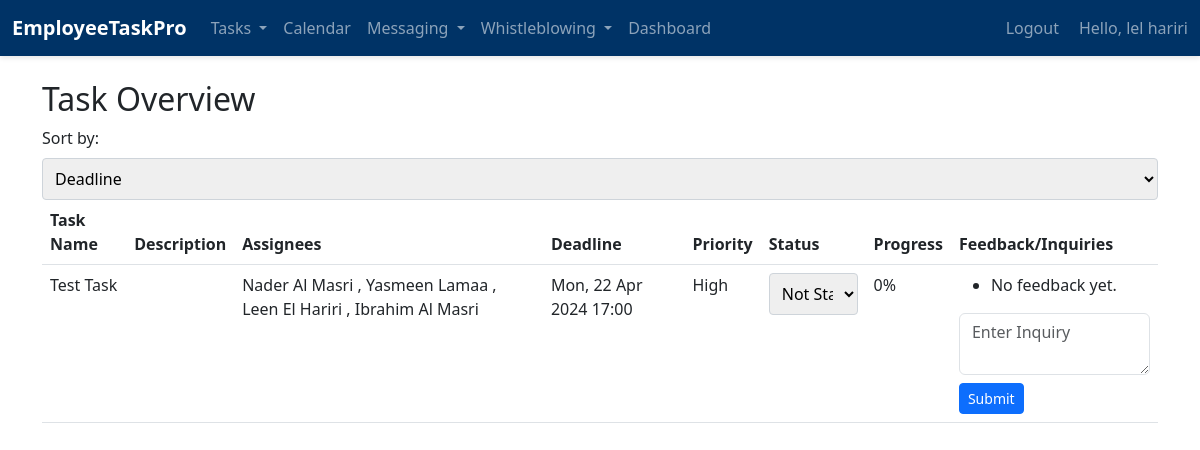
Page /emp/my-tasks/ (signed in) on the committed database.
### emp/models.py (models this page shows, shortened)
class TaskAssignee(models.Model):
    task = models.ForeignKey('Task', on_delete=models.CASCADE)
    emp = models.ForeignKey('Emp', on_delete=models.CASCADE)
    weight = models.IntegerField(help_text='Percentage of task responsibility')
    status = models.CharField(
        max_length=50,
        choices=[('Not Started', 'Not Started'), ('In Progress', 'In Progress'), ('Completed', 'Completed')],
        default='Not Started'
    )
    progress = models.IntegerField(default=0, help_text='Specific progress for tasks that are "In Progress"', validators=[MinValueValidator(0), MaxValueValidator(100)])
    class Meta:
        unique_together = ('task', 'emp')

class Task(models.Model):
    title = models.CharField(max_length=200)
    description = models.TextField(blank=True, null=True)
    deadline = models.DateTimeField(null=True, blank=True)
    feedback = models.TextField(blank=True, null=True)
    urgency = models.CharField(
        max_length=50,
        choices=[('Low', 'Low'), ('Medium', 'Medium'), ('High', 'High')],
        default='Low'
    )
    status = models.CharField(
        max_length=50,
        choices=[('Not Started', 'Not Started'), ('In Progress', 'In Progress'), ('Completed', 'Completed')],
        default='Not Started'
    )
    progress_percentage = models.IntegerField(default=0, validators=[MinValueValidator(0), MaxValueValidator(100)],
                                              help_text='Progress percentage for tasks that are "In Progress"')
    date_created = models.DateTimeField(default=timezone.now)
    date_updated = models.DateTimeField(auto_now=True)

class Emp(models.Model):
    firstname=models.CharField(max_length=200)
    fathername=models.CharField(max_length=200)
    lastname=models.CharField(max_length=200)
    gender = models.TextField(blank=True,null= True)
    dob = models.DateField(blank=True,null= True)
    emp_id=models.CharField(max_length=200)
    phone = models.CharField(max_length=20, null=True)
    email = models.EmailField(null=True)
    date_hired = models.DateField(default=timezone.now)
    salary = models.FloatField(default=0)
    date_added = models.DateTimeField(default=timezone.now)
    date_updated = models.DateTimeField(auto_now=True)
    address = models.CharField(max_length=100, null=True)
    status=models.BooleanField(default=True)
    department=models.CharField(max_length=200, null=True)
    user = models.OneToOneField(User, on_delete=models.CASCADE, null=True)

### emp/views.py (the view, shortened to what this page needs)
# urls.py: path("my-tasks/", my_tasks, name='my_tasks'),
@login_required
def my_tasks(request):
    user_emp = request.user.emp if hasattr(request.user, 'emp') else None
    sort = request.GET.get('sort', 'deadline')  # Default sorting by deadline
    task_assignees = TaskAssignee.objects.filter(emp=user_emp).exclude(status='Completed').select_related('task')
    if sort == 'urgency':
        task_assignees = task_assignees.order_by(Case(
            When(task__urgency='High', then=1),
            When(task__urgency='Medium', then=2),
            When(task__urgency='Low', then=3),
            default=4
        ))
    else:  # Default sort by deadline
        task_assignees = task_assignees.order_by('task__deadline')
    tasks_with_progress = [{
        'task_assignee': task_assignee,
        'progress': task_assignee.progress,
        'status': task_assignee.status
    } for task_assignee in task_assignees]
    context = {
        'tasks_with_progress': tasks_with_progress,
        'user_emp': user_emp,
        'current_sort': sort,
    }
    return render(request, 'emp/my_tasks.html', context)

### emp/context_processors.py (called while the page is built)
def user_roles(request):
    is_hr_or_manager = request.user.groups.filter(name__in=['HR', 'Manager']).exists()
    is_employee = request.user.groups.filter(name='Employee').exists()
    return {
        'is_hr_or_manager': is_hr_or_manager,
        'is_employee': is_employee,
    }

### templates/emp/my_tasks.html (shortened to what this page needs)
{% load static %}
<!doctype html>
<html lang="en">
<head>
    <link href="https://cdn.jsdelivr.net/npm/bootstrap@5.2.2/dist/css/bootstrap.min.css" rel="stylesheet">
    <link href="https://cdn.jsdelivr.net/npm/select2@4.1.0-beta.1/dist/css/select2.min.css" rel="stylesheet">
    <link rel="stylesheet" href="{% static 'css/assigntask.css' %}">
</head>
<body>
    {% include 'emp/navbar.html' %}
    <div class="container my-4">
        <h2>Task Overview</h2>
        <form method="get" action="">
            <label for="sort">Sort by:</label>
            <select name="sort" onchange="this.form.submit()">
                <option value="deadline" {% if current_sort == 'deadline' %}selected{% endif %}>Deadline</option>
            </select>
        </form>
        <table class="table">
            <thead>
                <tr>
                    <th>Task Name</th>
                    <th>Description</th>
                    <th>Assignees</th>
                    <th>Deadline</th>
                    <th>Priority</th>
                    <th>Status</th>
                    <th>Progress</th>
                    <th>Feedback/Inquiries</th>
                </tr>
            </thead>
            <tbody>
                {% for tp in tasks_with_progress %}
                <tr>
                    <td>{{ tp.task_assignee.task.title }}</td>
                    <td>{{ tp.task_assignee.task.description }}</td>
                    <td>
                        {% for assignment in tp.task_assignee.task.taskassignee_set.all %}
                            {{ assignment.emp.user.get_full_name }}
                            {% if not forloop.last %}, {% endif %}
                        {% endfor %}
                    </td>
                    <td>{{ tp.task_assignee.task.deadline|date:"D, d M Y H:i" }}</td>
                    <td>{{ tp.task_assignee.task.urgency }}</td>
                    <td>
                        <form method="post" action="{% url 'emp:my_tasks' %}">
                            <select name="status" class="status-dropdown" onchange="checkStatus(this)">
                                <option value="Not Started" {% if tp.task_assignee.status == "Not Started" %}selected{% endif %}>Not Started</option>
                            </select>
                        </form>
                    </td>
                    <td>{{ tp.progress }}%</td>
                    <td>
                        <ul>
                            {% for feedback in tp.task_assignee.task.feedbacks.all %}
                            <li><strong>{{ feedback.created_by.username }}:</strong> {{ feedback.content }} ({{ feedback.created_at|date:"Y-m-d H:i" }})</li>
                            {% empty %}
                            <li>No feedback yet.</li>
                            {% endfor %}
                        </ul>
                        {% if tp.task_assignee.task.id %}
                        <form action="{% url 'emp:add_task_feedback' tp.task_assignee.task.id %}" method="post">
                            <textarea name="feedback" class="form-control mb-2" placeholder="Enter Inquiry"></textarea>
                            <button type="submit" class="btn btn-primary btn-sm">Submit</button>
                        </form>
                        {% else %}
                        <div>Error: Task ID is missing or invalid, cannot submit feedback.</div>
                        {% endif %}
                </tr>
                {% empty %}
                <tr>
                    <td colspan="6" class="text-center">No tasks assigned.</td>
                </tr>
                {% endfor %}
            </tbody>
        </table>
    </div>
</body>
</html>

### templates/emp/navbar.html (shortened to what this page needs)
{% load static %}
<!DOCTYPE html>
<html lang="en">
<head>
    <link rel="stylesheet" href="{% static 'css/navbar.css' %}">
    <link href="https://cdn.jsdelivr.net/npm/bootstrap@5.3.0/dist/css/bootstrap.min.css" rel="stylesheet">
    <link rel="stylesheet" href="https://cdnjs.cloudflare.com/ajax/libs/font-awesome/5.15.4/css/all.min.css" />
</head>
<body>
    {% if request.user.is_authenticated %}
    <nav class="navbar navbar-expand-lg navbar-dark" style="background-color:  #003366">
        <div class="container-fluid">
            <a class="navbar-brand" href="/emp/">EmployeeTaskPro</a>
            <div class="collapse navbar-collapse" id="navbarSupportedContent">
                <ul class="navbar-nav me-auto mb-2 mb-lg-0">
                    <li class="nav-item dropdown">
                        <a class="nav-link dropdown-toggle" href="#" id="navbarDropdownTasks" role="button" data-bs-toggle="dropdown" aria-expanded="false">
                            Tasks
                        </a>
                    </li>
                    <li class="nav-item">
                        <a class="nav-link" href="/emp/calendar/">Calendar</a>
                    </li>
                    <li class="nav-item dropdown">
                        <a class="nav-link dropdown-toggle" href="#" id="navbarDropdownMessaging" role="button" data-bs-toggle="dropdown" aria-expanded="false">
                            Messaging
                        </a>
                    </li>
                    {% if request.user.is_authenticated %}
                    <li class="nav-item dropdown">
                        <a class="nav-link dropdown-toggle" href="#" id="navbarDropdownWhistleblowing" role="button" data-bs-toggle="dropdown" aria-expanded="false">
                            Whistleblowing
                        </a>
                    </li>
                    {% endif %}
                    <li class="nav-item">
                        <a class="nav-link" href="/emp/emp-dashboard/">Dashboard</a>
                    </li>
                </ul>
                <ul class="navbar-nav ms-auto mb-2 mb-lg-0">
                    {% if request.user.is_authenticated %}
                    <li class="nav-item">
                        <form action="{% url 'logout' %}" method="post">
                            <button type="submit" class="btn btn-link nav-link" style="padding: 0; border: none; background: none; margin-right: 20px;">Logout</button>
                        </form>
                    </li>
                    {% else %}
                    <li class="nav-item">
                    </li>
                    {% endif %}
                    <li class="nav-item">
                        <span class="navbar-text mr-3">
                        Hello, {{ request.user.username }}
                        </span>
                    </li>
                </ul>
            </div>
        </div>
    </nav>
{% endif %}
</body>
</html>

### static/css/assigntask.css (style rules this page uses)
body { font-family: 'Helvetica Neue', Arial, sans-serif; background-color: #f8f9fa; margin: 0; padding-top: 20px; }
form { background: transparent; }
label { font-weight: 500; margin-bottom: 0.5rem; }
input, select, textarea { width: 100%; padding: 0.5rem; margin-top: 0.25rem; margin-bottom: 1rem; border: 1px solid #ced4da; border-radius: 0.25rem; box-sizing: border-box; transition: border-color 0.15s ease-in-out, box-shadow 0.15s ease-in-out; }
.btn { padding: 0.375rem 0.75rem; transition: color 0.15s ease-in-out, background-color 0.15s ease-in-out, border-color 0.15s ease-in-out; }
.btn-primary { color: #fff; background-color: #007bff; border-color: #007bff; }

### static/css/navbar.css (style rules this page uses)
body { font-family: 'Arial', sans-serif; margin: 0; padding: 0; background: #f4f4f4; }
.navbar { box-shadow: 0 2px 5px rgba(0,0,0,0.1); font-size: 16px; }
.navbar-brand { font-weight: bold; }
.nav-link { transition: color 0.3s; }
.btn-link { transition: color 0.3s; }

### rows in the picture
TaskAssignee: task_assignee.task "Test Task", emp.user.get_full_name "Leen El Hariri", task_assignee.task.deadline "Mon, 22 Apr 2024 17:00", task_assignee.task.urgency "High", status "Not Started", progress "0"
TaskAssignee: emp.user.get_full_name "Nader Al Masri"
TaskAssignee: emp.user.get_full_name "Yasmeen Lamaa"
TaskAssignee: emp.user.get_full_name "Ibrahim Al Masri"

### other values in the picture
{{ request.user.username }} "lel hariri"
